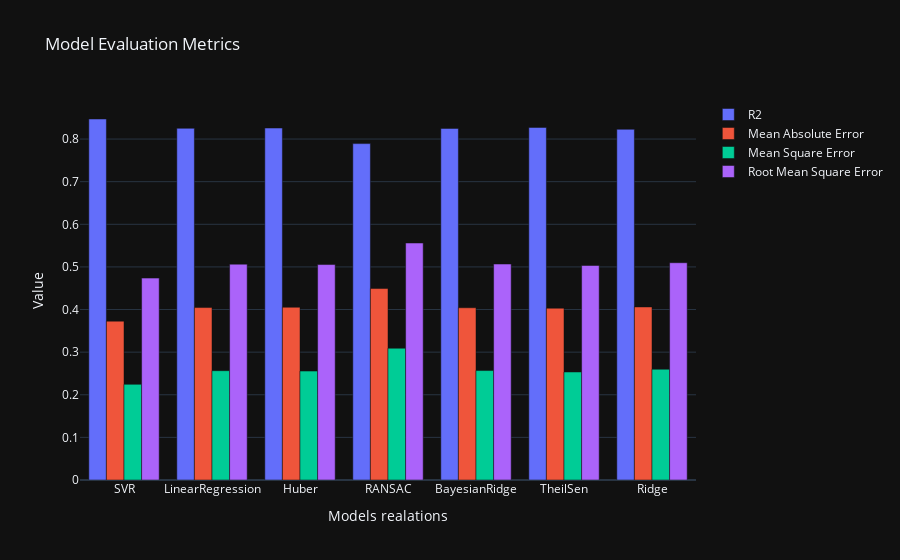

The cell this chart's notebook holds for it:
### Code cell
trace_r2 = go.Bar(x=models_df['Model'], y=models_df['Coefficient of determination (R2)'], name='R2')
trace_mae = go.Bar(x=models_df['Model'], y=models_df['Mean Absolute Error'], name='Mean Absolute Error')
trace_mse = go.Bar(x=models_df['Model'], y=models_df['Mean Square Error'], name='Mean Square Error')
trace_rmse = go.Bar(x=models_df['Model'], y=models_df['Root Mean Square Error'], name='Root Mean Square Error')


data = [trace_r2, trace_mae, trace_mse, trace_rmse]

layout = go.Layout(title='Model Evaluation Metrics',
                   xaxis=dict(title='Models realations',tickangle=0),
                   yaxis=dict(title='Value'), template="plotly_dark")

fig = go.Figure(data=data, layout=layout)

fig.show()

### Figure 1 — Plotly figure (JSON) as saved in the notebook; plotly's stock layout.template omitted (floating-point values rounded to 4 significant figures)
{"data": [{"name": "R2", "type": "bar", "x": ["SVR", "LinearRegression", "Huber", "RANSAC", "BayesianRidge", "TheilSen", "Ridge"], "y": [0.8471, 0.8252, 0.8259, 0.7893, 0.825, 0.8273, 0.8229]}, {"name": "Mean Absolute Error", "type": "bar", "x": ["SVR", "LinearRegression", "Huber", "RANSAC", "BayesianRidge", "TheilSen", "Ridge"], "y": [0.3727, 0.4046, 0.4053, 0.4492, 0.4041, 0.4031, 0.4061]}, {"name": "Mean Square Error", "type": "bar", "x": ["SVR", "LinearRegression", "Huber", "RANSAC", "BayesianRidge", "TheilSen", "Ridge"], "y": [0.2244, 0.2565, 0.2556, 0.3092, 0.2568, 0.2534, 0.2599]}, {"name": "Root Mean Square Error", "type": "bar", "x": ["SVR", "LinearRegression", "Huber", "RANSAC", "BayesianRidge", "TheilSen", "Ridge"], "y": [0.4737, 0.5064, 0.5056, 0.5561, 0.5067, 0.5034, 0.5098]}], "layout": {"title": {"text": "Model Evaluation Metrics"}, "xaxis": {"tickangle": 0, "title": {"text": "Models realations"}}, "yaxis": {"title": {"text": "Value"}}}}
